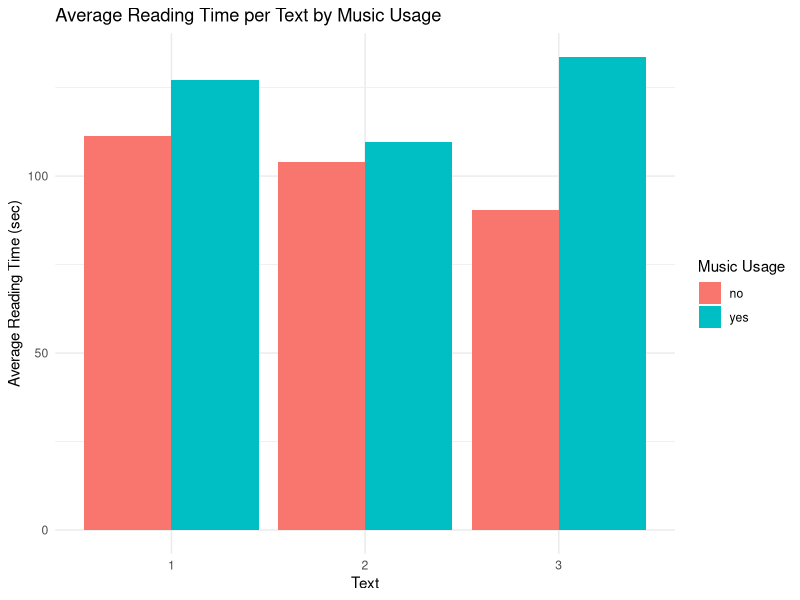
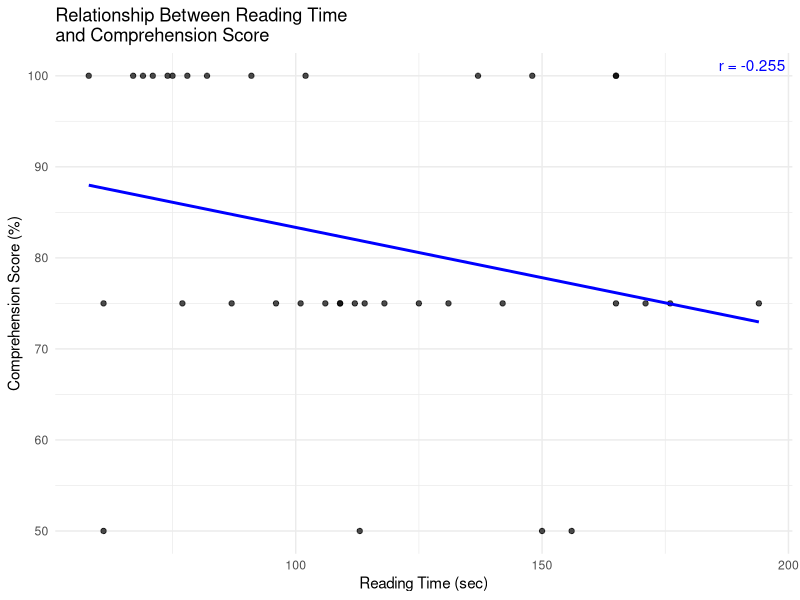
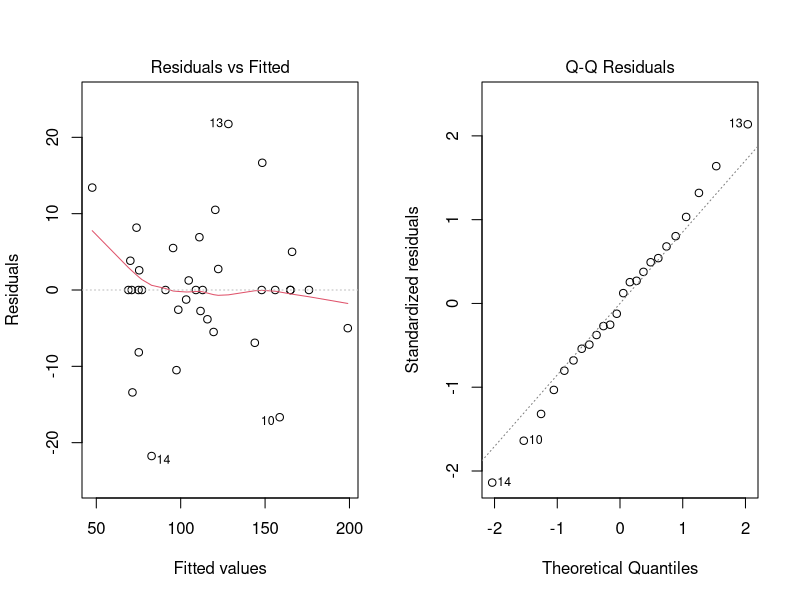
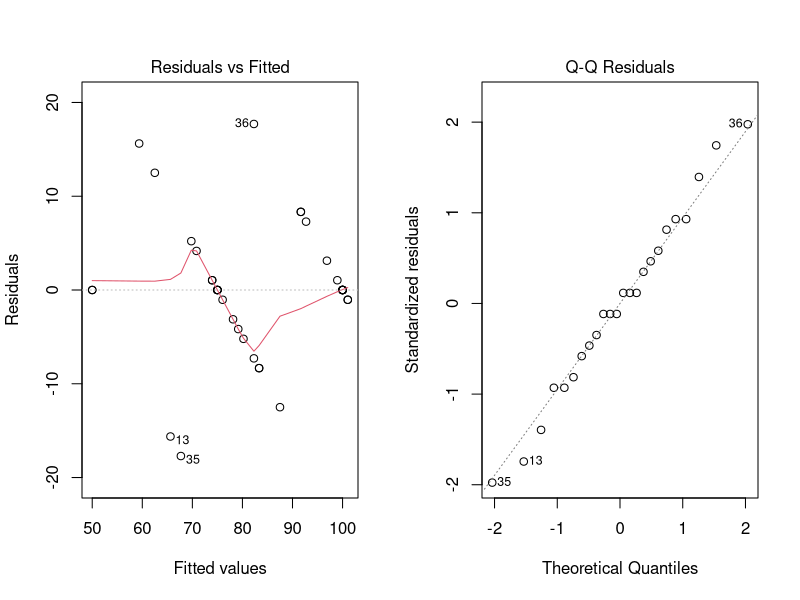
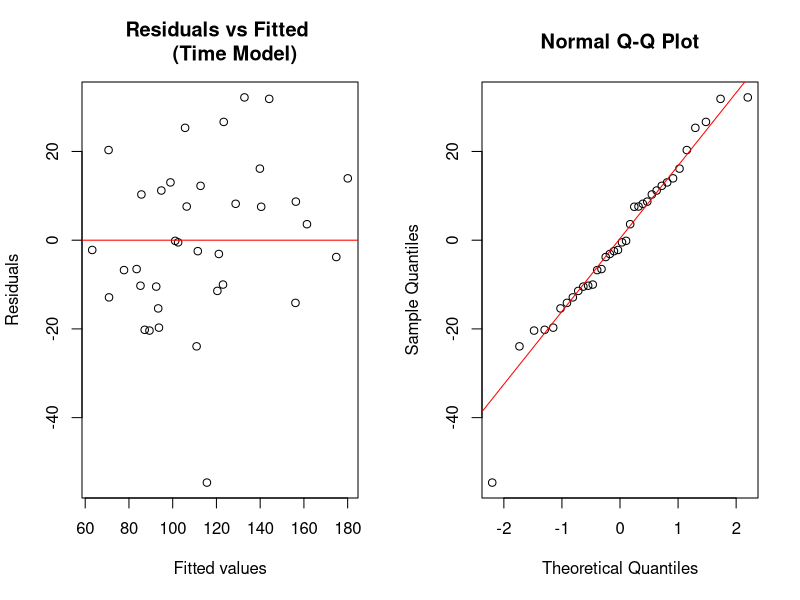
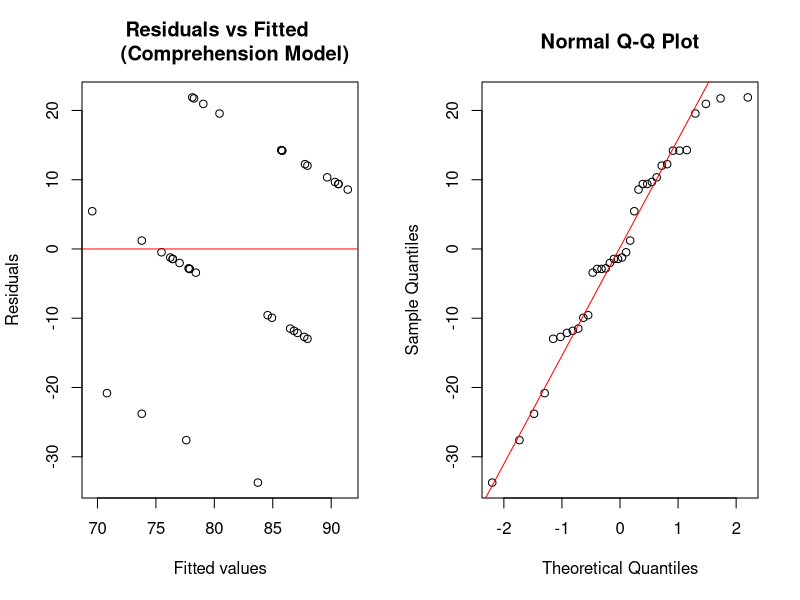

Here is the R script that generated these plots, in order:
## ---- chunk 1
library(car)
library(lme4)
library(lmerTest)  
library("readxl") 
library(dplyr)
library(ggplot2)
library(knitr)
library(kableExtra)
# May need to install.packages("readxl")
## ---- chunk 2
read_data <- read_excel("./stat571B_reading_data.xlsx")

read_data['total_time'] = read_data['Time (minutes)']*60 + read_data['Time (seconds)']

read_data['format'] = c("Laptop", "Laptop", "Print", 
                        "Laptop", "Print", "Print",
                        "Print", "Print", "Laptop", 
                        "Print", "Laptop", "Laptop",
                        "Laptop", "Print", "Print", 
                        "Laptop", "Print", "Laptop",
                        "Print", "Laptop", "Laptop",
                        "Print", "Laptop", "Print",
                        "Laptop", "Print", "Laptop",
                        "Laptop", "Laptop", "Print",
                        "Print", "Laptop", "Print",
                        "Print", "Print", "Laptop")

read_data["music"] = c("no", "yes", "no", 
                       "yes", "no", "yes", 
                       "no", "yes", "no", 
                       "yes", "no", "yes", 
                       "no", "no", "yes",
                       "yes", "yes", "no", 
                       "no", "no", "yes", 
                       "yes", "yes", "no", 
                       "no", "yes", "yes",
                       "yes", "no", "no",
                       "no", "yes", "yes",
                       "yes", "no", "no")
                
read_data
## ---- chunk 3
# format
read_data$format <- factor(read_data$format)
read_data$Text <- factor(read_data$Text)
read_data$music  <- factor(read_data$music)
read_data$Participant <- factor(read_data$Participant)
## ---- chunk 4
pvals <- data.frame(
  Factor = c("format", "music", "format:music", "(1 | Text)", "(1 + music | Participant)"),
  `P-Value` = c(0.4117, 0.0112, 0.8768, 1.00, 0.7282)
)

kable(pvals, format = "latex", booktabs = TRUE,
      caption = "Total Reading Time P-Values") %>%
  kable_styling(latex_options = c("hold_position", "striped"))
## ---- chunk 5
# ANOVA for Reading Time
model_time <- lm(total_time ~ format * music + Text + Participant + Participant:music, 
                 data = read_data)
Anova(model_time, type = "III")

## Mixed Effects Model 
model_time_lmer <- lmer(
  total_time ~ format * music +
    (1 | Text) +
    (1 + music | Participant),
  data = read_data
)
anova(model_time_lmer)

ranova(model_time_lmer)
## ---- chunk 6

# Average time per Text split by Music

avg_time_text_music <- read_data %>%
  group_by(Text, music) %>%
  summarise(avg_time = mean(total_time, na.rm = TRUE), .groups = "drop")

# Bar plot comparison
ggplot(avg_time_text_music, aes(x = Text, y = avg_time, fill = factor(music))) +
  geom_bar(stat = "identity", position = "dodge") +
  labs(
    title = "Average Reading Time per Text by Music Usage",
    x = "Text",
    y = "Average Reading Time (sec)",
    fill = "Music Usage"
  ) +
  theme_minimal()
## ---- chunk 7
# ANOVA for Comprehension
model_comp <- lm(`Comprehension score (%)` ~ format * music + Text + 
                   Participant + Participant:music, 
                  data = read_data)
Anova(model_comp, type = "III")

## Mixed Effects Model 
model_comp_lmer <- lmer(
  `Comprehension score (%)` ~ format * music +
    (1 | Text) +
    (1 + music | Participant),
  data = read_data
)
anova(model_comp_lmer)
ranova(model_comp_lmer)
## ---- chunk 8
pvals2 <- data.frame(
  Factor = c("format", "music", "format:music", "(1 | Text)", "(1 + music | Participant)"),
  `P-Value` = c(0.60384, 0.94230, 0.03796, 1.00, 0.9272)
)

kable(pvals2, format = "latex", booktabs = TRUE,
      caption = "Total Reading Time P-Values") %>%
  kable_styling(latex_options = c("HOLD_position", "striped"))
## ---- chunk 9
model_time2_lmer <- lmer(
  total_time ~ format * music * `Comprehension score (%)` + 
    (1 | Text) +
    (1 + music | Participant),
  data = read_data
)

anova(model_time2_lmer)
ranova(model_time2_lmer)
## ---- chunk 10
#correlation
cor_val <- cor(read_data$total_time, read_data$`Comprehension score (%)`)

# relationship plot
ggplot(read_data, aes(x = total_time, y = `Comprehension score (%)`)) +
  geom_point(alpha = 0.7) +
  geom_smooth(method = "lm", se = FALSE, color = "blue") +
  annotate("text",
           x = Inf, y = Inf,
           label = paste("r =", round(cor_val, 3)),
           hjust = 1.1, vjust = 1.5,
           color = "blue") +
  labs(
    title = "Relationship Between Reading Time 
and Comprehension Score ",
    x = "Reading Time (sec)",
    y = "Comprehension Score (%)"
  ) +
  theme_minimal()
## ---- chunk 11
par(mfrow = c(1,2))

plot(model_time, which = 1)  
plot(model_time, which = 2)

## ---- chunk 12
par(mfrow = c(1,2))

plot(model_comp, which = 1) 
plot(model_comp, which = 2)
## ---- chunk 13
sing1 <- isSingular(model_time_lmer)
sing2 <- isSingular(model_comp_lmer)

# Residual diagnostics: reading time mixed model

plot(fitted(model_time_lmer), resid(model_time_lmer),
     xlab="Fitted values",
     ylab="Residuals",
     main="Residuals vs Fitted 
     (Time Model)")
abline(h=0,col="red")

qqnorm(resid(model_time_lmer))
qqline(resid(model_time_lmer), col="red")

# Residual diagnostics: comprehension mixed model

plot(fitted(model_comp_lmer), resid(model_comp_lmer),
     xlab="Fitted values",
     ylab="Residuals",
     main="Residuals vs Fitted 
     (Comprehension Model)")
abline(h=0,col="red")

qqnorm(resid(model_comp_lmer))
qqline(resid(model_comp_lmer), col="red")
